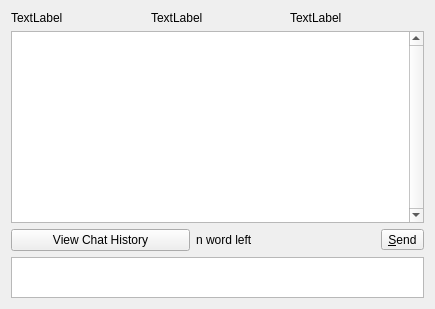
<?xml version="1.0" encoding="UTF-8"?>
<ui version="4.0">
 <class>ChatWindow</class>
 <widget class="QWidget" name="ChatWindow">
  <property name="geometry">
   <rect>
    <x>0</x>
    <y>0</y>
    <width>435</width>
    <height>309</height>
   </rect>
  </property>
  <property name="windowTitle">
   <string>Chating with %1</string>
  </property>
  <layout class="QVBoxLayout" name="verticalLayout">
   <item>
    <layout class="QHBoxLayout" name="horizontalLayout">
     <item>
      <widget class="QLabel" name="label">
       <property name="text">
        <string>TextLabel</string>
       </property>
      </widget>
     </item>
     <item>
      <widget class="QLabel" name="label_2">
       <property name="text">
        <string>TextLabel</string>
       </property>
      </widget>
     </item>
     <item>
      <widget class="QLabel" name="label_3">
       <property name="text">
        <string>TextLabel</string>
       </property>
      </widget>
     </item>
    </layout>
   </item>
   <item>
    <widget class="QTextBrowser" name="textBrowser">
     <property name="sizePolicy">
      <sizepolicy hsizetype="Expanding" vsizetype="Expanding">
       <horstretch>0</horstretch>
       <verstretch>0</verstretch>
      </sizepolicy>
     </property>
     <property name="verticalScrollBarPolicy">
      <enum>Qt::ScrollBarAlwaysOn</enum>
     </property>
    </widget>
   </item>
   <item>
    <layout class="QHBoxLayout" name="horizontalLayout_2">
     <item>
      <widget class="QPushButton" name="pushButton">
       <property name="text">
        <string>View Chat History</string>
       </property>
      </widget>
     </item>
     <item>
      <widget class="QLabel" name="label_4">
       <property name="layoutDirection">
        <enum>Qt::RightToLeft</enum>
       </property>
       <property name="text">
        <string>n word left</string>
       </property>
      </widget>
     </item>
     <item>
      <widget class="QToolButton" name="toolButton">
       <property name="text">
        <string>&amp;Send</string>
       </property>
      </widget>
     </item>
    </layout>
   </item>
   <item>
    <widget class="QTextEdit" name="textEdit">
     <property name="sizePolicy">
      <sizepolicy hsizetype="Expanding" vsizetype="Expanding">
       <horstretch>0</horstretch>
       <verstretch>12</verstretch>
      </sizepolicy>
     </property>
     <property name="minimumSize">
      <size>
       <width>0</width>
       <height>20</height>
      </size>
     </property>
     <property name="maximumSize">
      <size>
       <width>16777215</width>
       <height>60</height>
      </size>
     </property>
    </widget>
   </item>
  </layout>
 </widget>
 <resources/>
 <connections/>
</ui>
